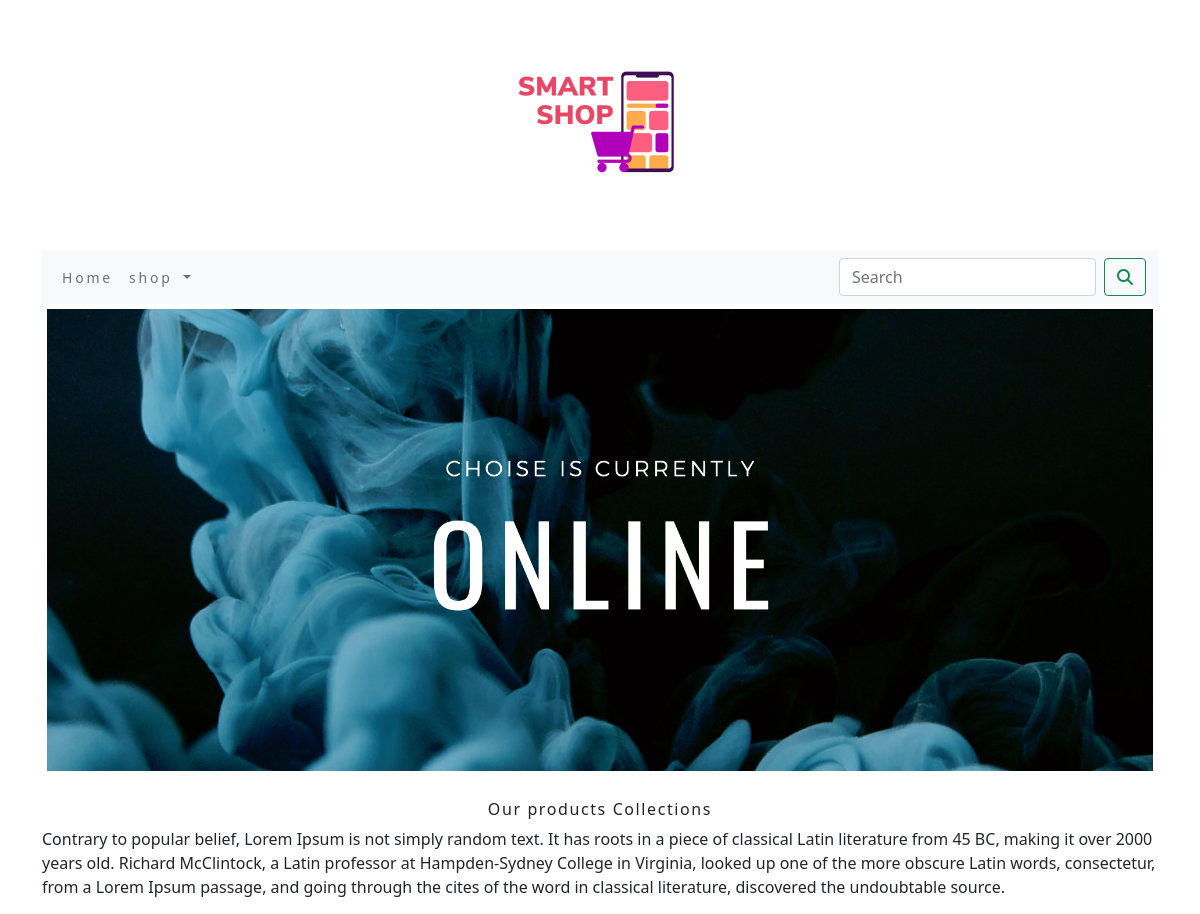
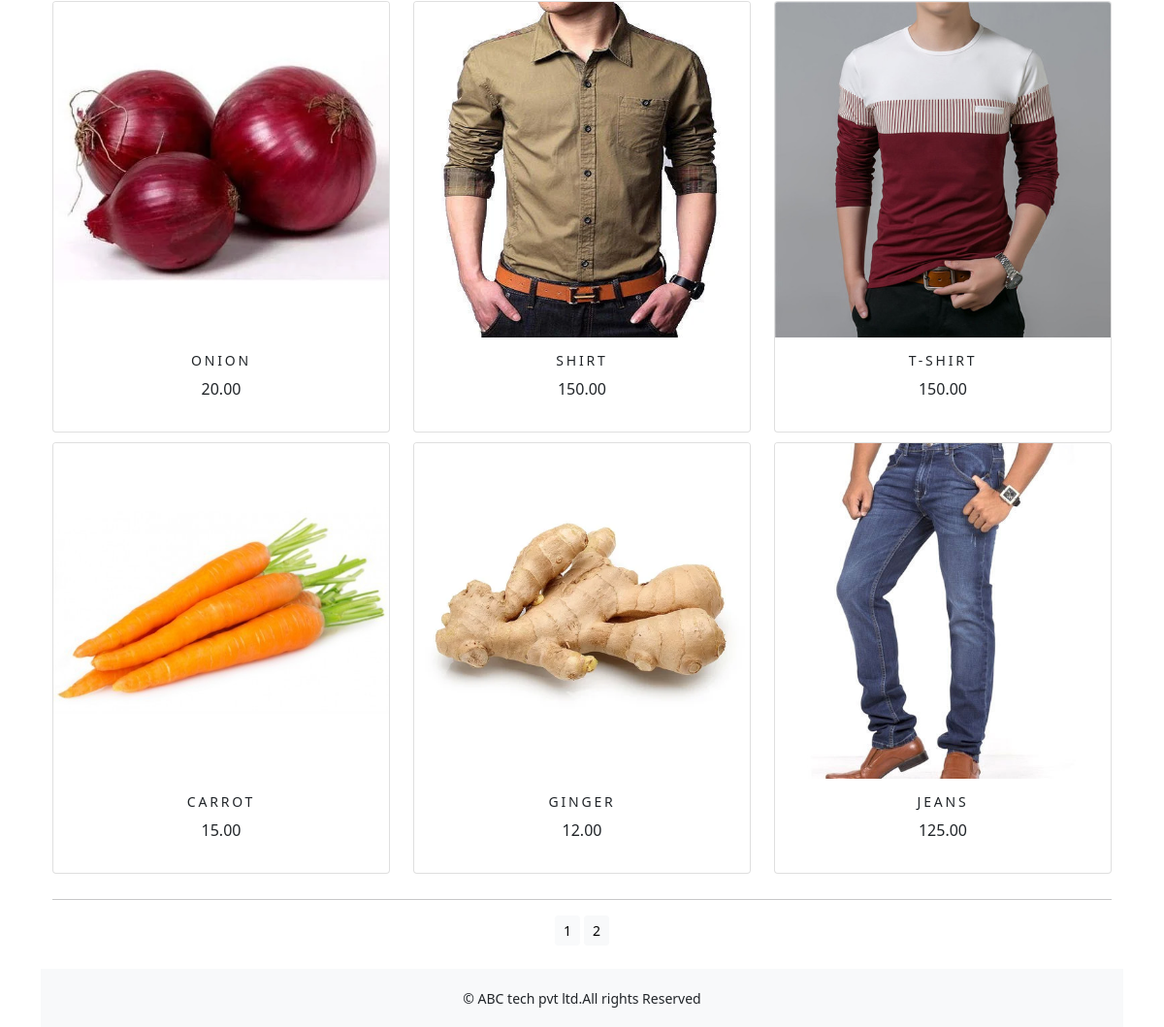
Page /shop on the committed database (2 pictures, top to bottom).
### shopapp/models.py (models this page shows, shortened)
class Product(models.Model):
    name=models.CharField(max_length=250,unique=True)
    slug=models.SlugField(max_length=250,unique=True)
    description=models.TextField(blank=True)
    price=models.DecimalField(max_digits=10,decimal_places=2)
    category=models.ForeignKey(Category,on_delete=models.CASCADE)
    image=models.ImageField(upload_to='product',blank=True)
    stock=models.IntegerField()
    available=models.BooleanField(default=True)
    created=models.DateTimeField(auto_now_add=True)
    updated=models.DateTimeField(auto_now=True)
    def get_url(self):
        return reverse('shopapp:prodCatdetail',args=[self.category.slug,self.slug])
    class Meta:
        ordering=('name',)
        verbose_name='product'
        verbose_name_plural='products'

### shopapp/views.py (the view)
# urls.py: path('',views.allProdCat,name='allProdCat'),
def allProdCat(request,c_slug=None):
    c_page=None
    products_list=None
    if c_slug!=None:
        c_page=get_object_or_404(Category,slug=c_slug)
        products_list=Product.objects.all().filter(category=c_page,available=True)
    else:
        products_list=Product.objects.all().filter(available=True)
    paginator=Paginator(products_list,6)
    try:
        page=int(request.GET.get('page','1'))
    except:
        page=1
    try:
        products=paginator.page(page)
    except (EmptyPage,InvalidPage):
        products=paginator.page(paginator.num_pages)
    return render(request,"category.html",{'category':c_page,'products':products})

### cart/context_processors.py (called while the page is built)
def counter(request):
    item_count=0
    if 'admin' in request.path:
        return {}
    else:
        try:
            cart=Cart.objects.filter(cart_id=_cart_id(request))
            car_items=CartItem.objects.all().filter(cart=cart[:1])
            for cart_item in car_items:
                item_count += cart_item.quantity
        except Cart.DoesNotExist:
            item_count  =0
    return dict(item_count=item_count)

### cart/views.py (called while the page is built)
def _cart_id(request):
    cart=request.session.session_key
    if not cart:
        cart=request.session.create()
    return cart

### shopapp/context_processors.py (called while the page is built)
def menu_links(request):
    links=Category.objects.all()
    return dict(links=links)

### shopapp/models.py (called while the page is built)
    def get_url(self):
        return reverse('shopapp:products_by_category',args=[self.slug])

### templates/category.html (shortened to what this page needs)
{% extends 'base.html' %}
{% load static %}
{% block content %}
<div class="mx_auto">
    {% if category %}
    <img class="my_image" src="{{category.image.url}}" alt="{{category.name}}">
</div>
    <br>
<div>
    <h1 class="text-center my_title">{{category.name}}</h1>
    <p class="text-justify">{{category.description}}</p>
</div>
    {% else %}
    <div>
        <img  class="my_image my_image_padding" src="{% static 'img/bannerr.png' %}" style="width:100%" alt="our products" >
    </div>
<br>
<div>
    <h1 class="text-center my_title"> Our products Collections</h1>
    <p class="text-justify">Contrary to popular belief, Lorem Ipsum is not simply random text. It has roots in a piece of classical Latin literature from 45 BC, making it over 2000 years old. Richard McClintock, a Latin professor at Hampden-Sydney College in Virginia, looked up one of the more obscure Latin words, consectetur, from a Lorem Ipsum passage, and going through the cites of the word in classical literature, discovered the undoubtable source.</p>
</div>
    {% endif %}
<div class="container">
    <div class="row mx_auto">
        {% for product in products.object_list %}
        <div class="my_bottom_margin col-9 col-sm-12 col-md-4 col-lg-4">
            <div class="card text-center" style="min-width:18rem;">
            <a href="{{product.get_url}}"><img class="card-img-top my_images" src="{{product.image.url}}" alt="{{product.name}}"></a>
            <div class="card-body">
                <h4>{{product.name}}</h4>
                <p>{{product.price}}</p>
            </div>
            </div>
        </div>
        {% endfor %}
    </div>
    <div class="mx-auto">
        {% if products.paginator.num_pages > 1 %}
        <hr>
        <div class="text-center">
            {% for pg in products.paginator.page_range %}
            <a href="?page={{pg}}" class="btn btn-light btn-sm {% if products.number == pg %} active {% endif %}}">{{pg}}</a>
            {% endfor %}
        </div>
        {% endif %}
    </div>
    <br>
</div>
{% endblock %}

### templates/base.html (shortened to what this page needs)
{% load static %}
<!DOCTYPE html>
<html lang="en">
<head>
    <link rel="stylesheet" href="{% static 'css/custom.css' %}">
    <link href="{% static 'css/bootstrap.min.css' %}" rel="stylesheet">
</head>
<body>
<div class="container">
{% include 'header.html' %}
{% include 'navbar.html' %}
{% block content %}
{% endblock %}
    </div>
{% include 'footer.html' %}
</body>
</html>

### templates/header.html
{% load static %}
<header>
    <center>
        <a href="{% url 'shopapp:allProdCat' %}"><img src="{% static 'img/logoo.png' %}" alt="logimage" height="250px;" width="250px;"></a>
    </center>
</header>

### templates/navbar.html (shortened to what this page needs)
<nav class="navbar navbar-expand-lg navbar-light bg-light">
  <div class="container-fluid">
    <div class="collapse navbar-collapse" id="navbarSupportedContent">
      <ul class="navbar-nav me-auto mb-2 mb-lg-0">
        <li class="nav-item">
          <a class="nav-link" href="{% url 'shopapp:allProdCat' %}">Home</a>
        </li>
        <li class="nav-item dropdown {% if 'shopapp' in request.path %} active {% endif %}">
          <a class="nav-link dropdown-toggle" href="#" id="navbarDropdown" role="button" data-bs-toggle="dropdown" aria-expanded="false">
            shop
          </a>
        </li>
      </ul>
      <form class="d-flex" action="{% url 'search_app:SearchResult' %}" method="get" >
        <input class="form-control me-2" type="search" placeholder="Search" name="q" aria-label="Search">
        <button class="btn btn-outline-success" type="submit"><i class="fa fa-search" ></i></button>
      </form>
    </div>
  </div>
</nav>

### templates/footer.html
<div class="footer navbar-fixed-bottom my_footer">
  <p class="text-center">&copy; ABC tech pvt ltd.All rights Reserved</p>
</div>

### static/css/custom.css (style rules this page uses)
body { <style> @import url('https://fonts.googleapis.com/css2?family=Roboto:wght@100&display=swap'); </style> }
.nav-item { letter-spacing : .2em; font-size :14px; text:transform :uppercase; }
.my_footer { background-color:#f8f9fa; height:60px; }
.my_footer p { padding-top:20px; font-size:14px; }
.my_title { font-size:16px; text_transform:uppercase; letter-spacing:.1em; }
.my_image_padding { padding:5px; }
.my_image { width : 100%; height : auto; }
.my_images { width : 30%; height : 75%; }
.my_bottom_margin { margin-bottom:10px; }
.card-body h4 { font-size:14px; text-transform:uppercase; letter-spacing:.2em; }

### rows in the picture
Product: image (picture), name "ONION", price "20.00"
Product: image (picture), name "SHIRT", price "150.00"
Product: image (picture), name "T-SHIRT", price "150.00"
Product: image (picture), name "CARROT", price "15.00"
Product: image (picture), name "GINGER", price "12.00"
Product: image (picture), name "JEANS", price "125.00"

### other values in the picture
{{ pg }} "1" "2"
